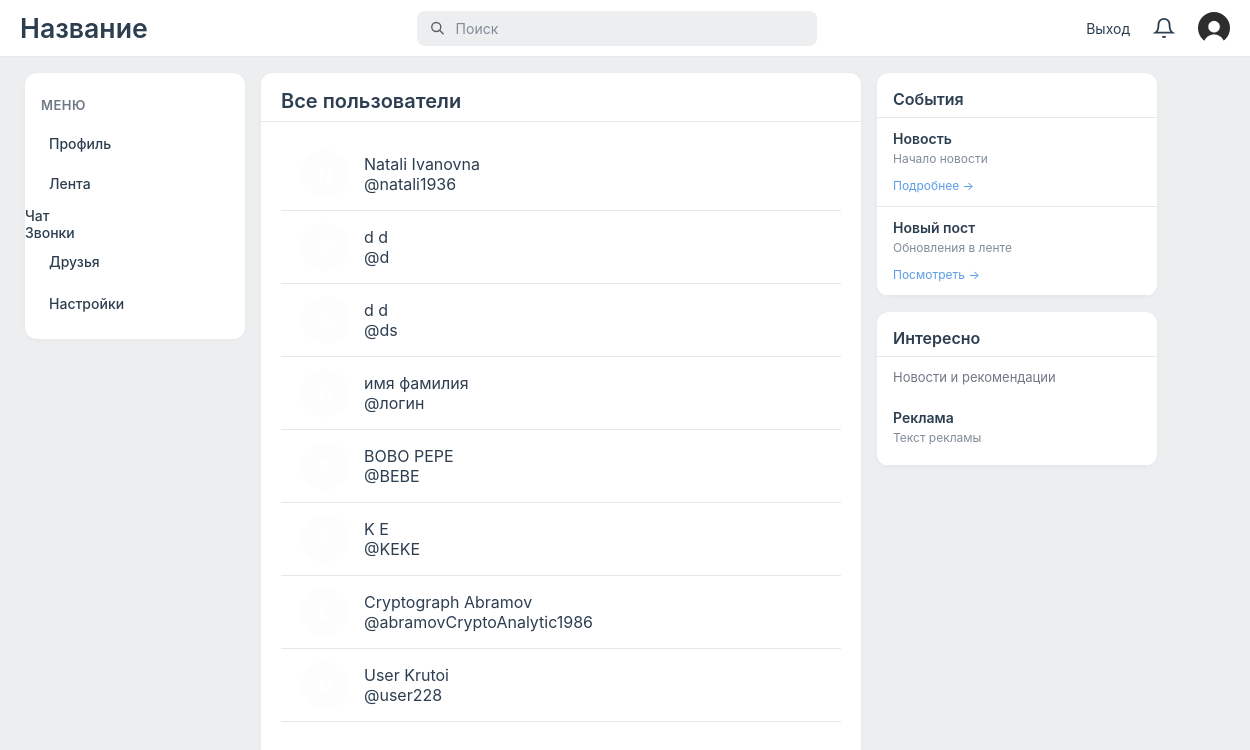
Screenshot of /friends/friends.php (signed in) with the database file from the repository.
### tables this page shows
CREATE TABLE `users` (
  `user_id` int NOT NULL,
  `login` varchar(50) NOT NULL,
  `first_name` varchar(255) NOT NULL,
  `last_name` varchar(255) NOT NULL,
  `password` varchar(255) NOT NULL,
  `role` varchar(10) NOT NULL,
  `is_private` tinyint(1) NOT NULL,
  `birthday_date` date NOT NULL,
  `creation_date` date NOT NULL,
  `avatar` varchar(255) NOT NULL
);

### classes/DataBase.php (called while the page is built, shortened)
<?php
class Database {
   private $pdo;
    public function __construct() {
        $this->pdo = new PDO("mysql:host=messenger;dbname=Social", "root", "");
        $this->pdo->setAttribute(PDO::ATTR_ERRMODE, PDO::ERRMODE_EXCEPTION);
    }
    public function query1($sql, $params = []) {
        $stmt = $this->pdo->prepare($sql);
        $stmt->execute($params);
        return $stmt;
    }
    public function fetchOne($sql, $params = []) {
        $result = $this->query1($sql, $params)->fetch();
        return $result === false ? null : $result;
    }
    public function fetchAll($sql, $params = []){
        return $this->query1($sql, $params)->fetchAll();
    }
}
?>

### classes/User.php (called while the page is built, shortened)
<?php
class User {
    private $data = [];
    public function __construct(int $user_id, array $data, Database $db) {
        $this->data = $data;
    }
	public static function getUserById($id, Database $db){
		$sql = "SELECT * FROM users WHERE user_id = ?";
		$data = $db->fetchOne($sql, [$id]);
		return new self($id, $data, $db);
	}
    public function get($field) {
        return $this->data[$field] ?? '';
    }
    public static function getAllUsersExcept($user_id, $db) {
        $query = "SELECT user_id, first_name, last_name, login
                  FROM users
                  WHERE user_id != ?";
        $result = $db->fetchAll($query, [$user_id]);
		return $result;
    }
}
?>

### includes/init.php (called while the page is built, shortened)
<?php
require_once __DIR__ . '/../classes/Database.php';
require_once __DIR__ . '/../classes/User.php';
$db = new Database();
?>

### friends/friends.php (the view, shortened to what this page needs)
<?php
include '../includes/init.php';
$id = $_SESSION['id'];
$all_users = User::getAllUsersExcept($id, $db);
?>
<!DOCTYPE html>
<html>
<head>
    <link rel="stylesheet" href="../assets/css/style.css">
</head>
<body>
    <?php include "../includes/header.php";?>
    <div class="columns-container">
        <?php include "../includes/menuLeft.php";?>
        <div class="center-panel">
            <div class="top-block">
                <h2>Все пользователи</h2>
            </div>
            <div class="center-panel1">
                <div class="users-list">
                    <?php if (count($all_users) > 0): ?>
                        <?php foreach ($all_users as $user_data): ?>
                            <a href="../profile/userWall.php?user_id=<?php echo $user_data['user_id']; ?>"
                               style="text-decoration: none; color: inherit; display: block;">
                                <div class="user-card">
                                    <div class="user-avatar">
                                    </div>
                                    <div class="user-info">
                                        <div class="user-name">
                                            <?php echo htmlspecialchars($user_data['first_name']); ?>
                                            <?php echo htmlspecialchars($user_data['last_name']); ?>
                                        </div>
                                        <div class="user-login">
                                            @<?php echo htmlspecialchars($user_data['login']); ?>
                                        </div>
                                    </div>
                                </div>
                            </a>
                        <?php endforeach; ?>
                    <?php else: ?>
                        <div class="empty-message">
                            <p>Пользователей пока нет</p>
                        </div>
                    <?php endif; ?>
                </div>
            </div>
        </div>
        <?php include "../includes/menuRight.php";?>
    </div>
</body>
</html>

### includes/header.php (shortened to what this page needs)
<div class="header-fullwidth">
	<h1>Название</h1>
	<div class="search-container">
		<div class="search-box">
			<svg class="search-icon" viewBox="0 0 24 24" fill="none" stroke="currentColor" stroke-width="2">
				<circle cx="10.5" cy="10.5" r="6.5" />
				<line x1="21" y1="21" x2="15" y2="15" />
			</svg>
			<input type="text" class="search-input" placeholder="Поиск">
		</div>
	</div>
	<div class="header-right">
		<?php
		require_once __DIR__ . '/../classes/Database.php';
		if (isset($_SESSION['id'])):
		?>
		<a href="../auth/logout.php" style="text-decoration: none; color: #2c3e50; font-size: 14px;">Выход</a>
		<?php include '../includes/notificationBell.php'; ?>
		<div class="avatar">
			<?php
				$db = new Database();
				$user = User::getUserById($_SESSION['id'], $db);
				$image_name = $user->get(UserField::AVATAR);
				?>
			<img src="../assets/uploads/<?php echo ($image_name);?>"
				style="width: 32px; height: 32px; border-radius: 100%;">
		</div>
		<?php else:?>
		<div>Вы вошли как гость</div>
		<?php endif;?>
	</div>
</div>

### includes/notificationBell.php (shortened to what this page needs)
<div class="notifications-wrapper">
    <button class="notifications-btn" id="notificationsBtn">
        <svg class="bell-icon" width="22" height="22" viewBox="0 0 24 24" fill="none" stroke="currentColor" stroke-width="2">
            <path d="M18 8A6 6 0 0 0 6 8c0 7-3 9-3 9h18s-3-2-3-9" />
            <path d="M13.73 21a2 2 0 0 1-3.46 0" />
        </svg>
    </button>
</div>

### includes/menuLeft.php (shortened to what this page needs)
<?php
include "init.php";
?>
<div class="left-panel">
	<h2>Меню</h2>
	<ul>
		<?php if(isset($_SESSION['id'])):
			$id = $_SESSION['id'];
			$user = User::getUserById($id, $db)?>
		<li>
			<a href="../profile/userWall.php?user_id=<?php echo $user->get(UserField::ID); ?>">
				Профиль
			</a>
		</li>
		<li>
			<a href="../profile/globalWall.php" style="
				text-decoration: none;
				display: block;
				">
				Лента
			</a>
		</li>
		<li>Чат</li>
		<li>Звонки</li>
		<li>
			<a href="../friends/friends.php" style="
				text-decoration: none;
				display: block;
				">
				Друзья
			</a>
		</li>
		<li>
			<a href="../profile/settings.php" style="
				text-decoration: none;
				display: block;
				">
				Настройки
			</a>
		</li>
		<?php endif;?>
	</ul>
</div>

### includes/menuRight.php
<div class="right">
	<div class="right-panel">
		<h2>События</h2>
		<div class="event-item">
			<div class="event-title">Новость</div>
			<div class="event-desc">Начало новости</div>
			<a href="#" class="event-link">Подробнее →</a>
		</div>
		<div class="event-item">
			<div class="event-title">Новый пост</div>
			<div class="event-desc">Обновления в ленте</div>
			<a href="#" class="event-link">Посмотреть →</a>
		</div>
	</div>
	<div class="right-panel">
		<h2>Интересно</h2>
		<p>Новости и рекомендации</p>
		<div class="event-item">
			<div class="event-title">Реклама</div>
			<div class="event-desc">Текст рекламы</div>
		</div>
	</div>
</div>

### rows the page displays
users: avatar (picture)
users: first_name "Natali", last_name "Ivanovna", login "natali1936"
users: first_name "d", last_name "d", login "d"
users: first_name "d", last_name "d", login "ds"
users: first_name "имя", last_name "фамилия", login "логин"
users: first_name "BOBO", last_name "PEPE", login "BEBE"
users: first_name "K", last_name "E", login "KEKE"
users: first_name "Cryptograph", last_name "Abramov", login "abramovCryptoAnalytic1986"
users: first_name "User", last_name "Krutoi", login "user228"
